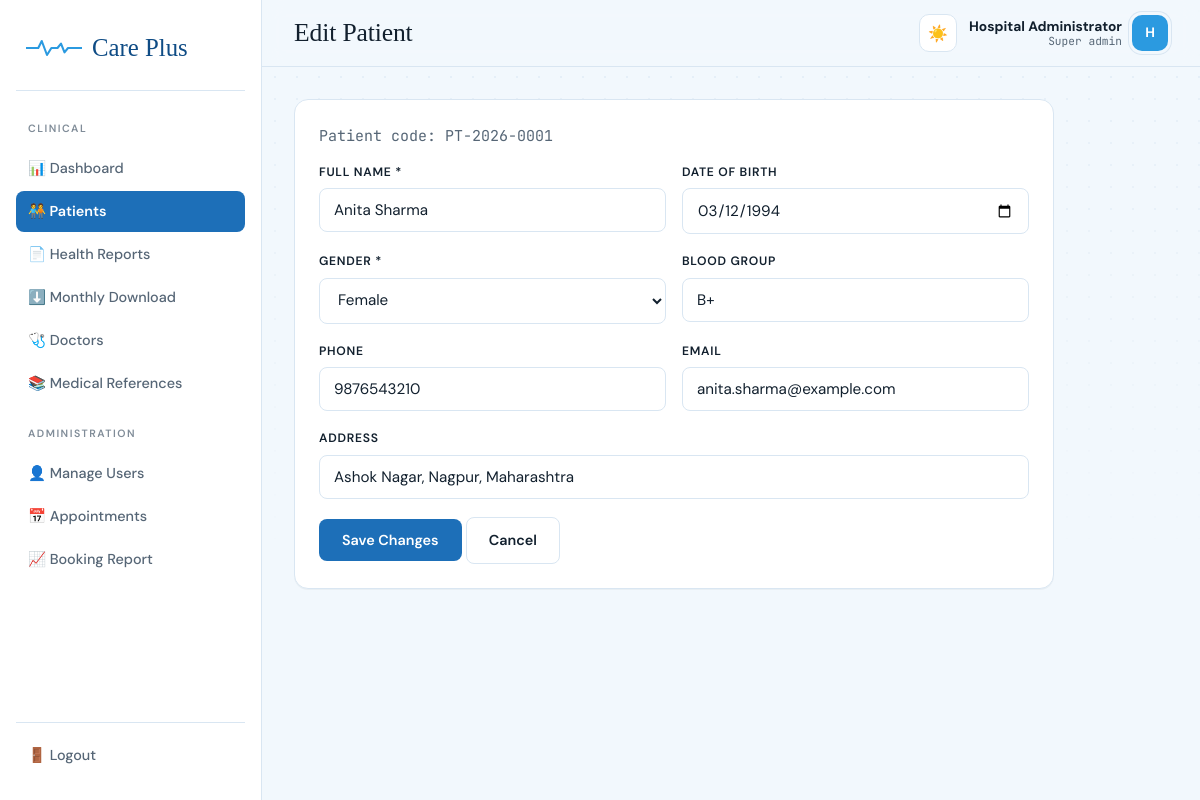
/admin/edit_patient.php?id=1 (signed in), run on the app's committed database.
### tables this page shows
CREATE TABLE patients (
    patient_id     INT AUTO_INCREMENT PRIMARY KEY,
    user_id        INT NULL,                        
    patient_code   VARCHAR(20) NOT NULL UNIQUE,      
    full_name      VARCHAR(100) NOT NULL,
    date_of_birth  DATE,
    gender         ENUM('Male','Female','Other') NOT NULL,
    phone          VARCHAR(20),
    email          VARCHAR(120),
    address        VARCHAR(255),
    blood_group    VARCHAR(5),
    registered_by  INT NULL,                         
    created_at     TIMESTAMP DEFAULT CURRENT_TIMESTAMP,
    FOREIGN KEY (user_id) REFERENCES users(user_id) ON DELETE SET NULL,
    FOREIGN KEY (registered_by) REFERENCES admins(admin_id) ON DELETE SET NULL
);

### includes/functions.php (called while the page is built, shortened)
<?php
function e($value) {
    return htmlspecialchars($value ?? '', ENT_QUOTES, 'UTF-8');
}

### admin/edit_patient.php (the view, shortened to what this page needs)
<?php
require_once __DIR__ . '/../config/config.php';
$id = (int) ($_GET['id'] ?? 0);
$stmt = $pdo->prepare("SELECT * FROM patients WHERE patient_id = ?");
$stmt->execute([$id]);
$patient = $stmt->fetch();
require __DIR__ . '/../includes/header_admin.php';
?>
<div class="card" style="max-width:760px;">
  <p class="mono hint">Patient code: <?= e($patient['patient_code']) ?></p>
  <form method="post" novalidate>
    <div class="field-row">
      <div class="field"><label>Full name *</label><input type="text" name="full_name" required value="<?= e($patient['full_name']) ?>"></div>
      <div class="field"><label>Date of birth</label><input type="date" name="dob" value="<?= e($patient['date_of_birth']) ?>"></div>
    </div>
    <div class="field-row">
      <div class="field">
        <label>Gender *</label>
        <select name="gender" required>
          <?php foreach (['Male','Female','Other'] as $g): ?>
            <option value="<?= $g ?>" <?= $patient['gender'] === $g ? 'selected' : '' ?>><?= $g ?></option>
          <?php endforeach; ?>
        </select>
      </div>
      <div class="field"><label>Blood group</label><input type="text" name="blood_group" value="<?= e($patient['blood_group']) ?>"></div>
    </div>
    <div class="field-row">
      <div class="field"><label>Phone</label><input type="text" name="phone" value="<?= e($patient['phone']) ?>"></div>
      <div class="field"><label>Email</label><input type="email" name="email" value="<?= e($patient['email']) ?>"></div>
    </div>
    <div class="field"><label>Address</label><input type="text" name="address" value="<?= e($patient['address']) ?>"></div>
    <button type="submit" class="btn btn-primary">Save Changes</button>
    <a href="patient_view.php?id=<?= $id ?>" class="btn btn-outline">Cancel</a>
  </form>
</div>
<?php require __DIR__ . '/../includes/footer.php'; ?>

### assets/css/style.css (style rules this page uses)
:root { --ink: #12202E; --ink-soft: #566676; --bg: #F2F8FD; --surface: #FFFFFF; --line: #D9E6F2; --primary: #1D6FB8; --primary-dk: #0F4C85; --primary-lt: #E3F1FC; --accent: #2B9AE0; --accent-dk: #1676B5; --amber: #A9710F; --amber-bg: #FBF1DA; --coral: #BE3A2B; --coral-bg: #FBE9E5; --mint: #1E8A5F; --mint-bg: #E3F3EA; --radius-sm: 8px; --radius-md: 14px; --radius-lg: 22px; --shadow-sm: 0 1px 0 rgba(18,32,46,.04); --shadow-md: 0 6px 20px -8px rgba(18,32,46,.18); --shadow-lg: 0 24px 50px -20px rgba(18,32,46,.30); --font-display: 'Instrument Serif', Georgia, serif; --font-body: 'DM Sans', -apple-system, BlinkMacSystemFont, 'Segoe UI', sans-serif; --font-mono: 'JetBrains Mono', 'SFMono-Regular', monospace; --font-deva: 'Noto Sans Devanagari', 'DM Sans', sans-serif; }
*,*::before,*::after { box-sizing:border-box; }
html { scroll-behavior:smooth; }
body { margin:0; background:var(--bg); color:var(--ink); font-family:var(--font-body); font-size:15px; line-height:1.6; -webkit-font-smoothing:antialiased; transition:background .25s ease, color .25s ease; }
a { color:var(--primary); text-decoration:none; transition:color .15s ease; }
p { margin:0 0 1em; color:var(--ink-soft); }
.mono { font-family:var(--font-mono); }
.field { margin-bottom:18px; }
.field label { display:block; font-size:.76rem; font-weight:600; color:var(--ink); margin-bottom:6px; text-transform:uppercase; letter-spacing:.06em; }
.field input,.field select,.field textarea { width:100%; padding:11px 14px; border:1px solid var(--line); border-radius:var(--radius-sm); font-family:var(--font-body); font-size:.95rem; color:var(--ink); background:var(--surface); transition:border-color .15s ease, box-shadow .15s ease; }
.field-row { display:grid; grid-template-columns:1fr 1fr; gap:16px; }
.btn { position:relative; overflow:hidden; display:inline-flex; align-items:center; justify-content:center; gap:8px; padding:11px 22px; border-radius:var(--radius-sm); border:1px solid transparent; cursor:pointer; font-family:var(--font-body); font-weight:600; font-size:.9rem; transition:transform .12s ease, box-shadow .15s ease, background .15s ease, border-color .15s ease, color .15s ease; }
.btn-primary { background:var(--primary); color:#fff; }
.btn-outline { background:var(--surface); border-color:var(--line); color:var(--ink); }
.card { background:var(--surface); border:1px solid var(--line); border-radius:var(--radius-md); padding:24px; box-shadow:var(--shadow-sm); transition:border-color .2s ease, box-shadow .2s ease, transform .18s ease; }
:root { color-scheme:light; }

### data on the page
patients: patient_code "PT-2026-0001", full_name "Anita Sharma", dob "03/12/1994", gender "Female", blood_group "B+", phone "9876543210", email "anita.sharma@example.com", address "Ashok Nagar, Nagpur, Maharashtra"

### other printed values
$pageTitle "Edit Patient"
$_SESSION['admin_name'] "Hospital Administrator"
str_replace('_', ' ', $_SESSION['admin_role'] ?? 'staff') "Super admin"
substr($_SESSION['admin_name'] ?? 'A', 0, 1) "H"
